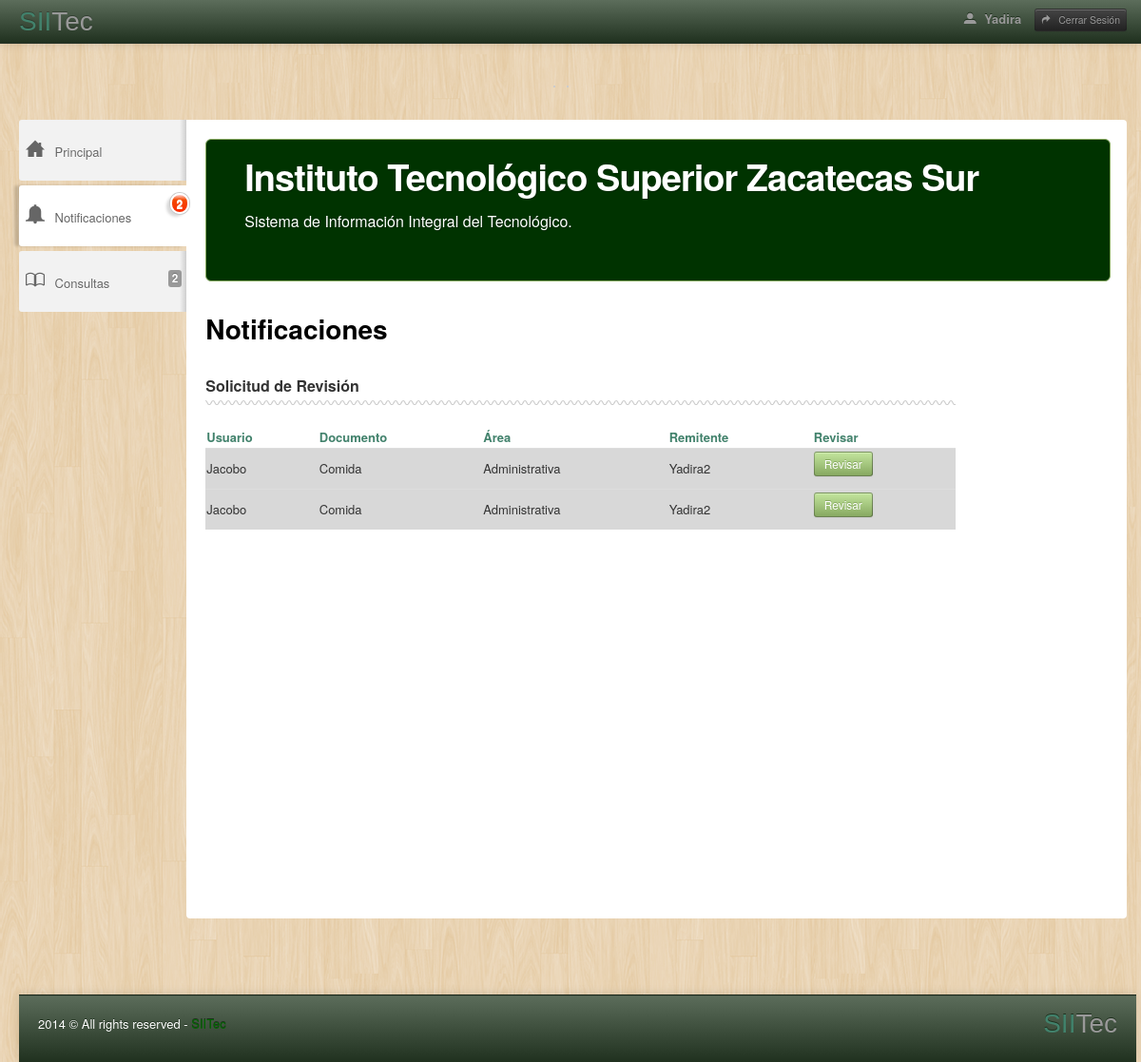
/Sitio/subdirector/Notificaciones.php (signed in), run on the app's committed database.
### tables this page shows
CREATE TABLE IF NOT EXISTS `Documento` (
  `idDocumento` int(11) NOT NULL AUTO_INCREMENT,
  `tipoDocumento` varchar(45) NOT NULL,
  `fechaDelDocumento` date NOT NULL,
  `fechaDeRecepcion` date NOT NULL,
  `fechaDeAsignacion` date NOT NULL,
  `fechaLimite` date NOT NULL,
  `folioDocumento` varchar(45) NOT NULL,
  `formatoDelDocumento` varchar(45) NOT NULL,
  `descripcion` text NOT NULL,
  `estatus` varchar(30) NOT NULL,
  `area` varchar(45) NOT NULL,
  `nombreDepend` varchar(45) NOT NULL,
  `nombreRemit` varchar(45) NOT NULL,
  `idRemit` int(11) NOT NULL,
  `idUsuario` int(11) NOT NULL,
  `sesionUsuario` varchar(45) DEFAULT NULL,
  `comentario` varchar(250) DEFAULT NULL,
  PRIMARY KEY (`idDocumento`),
  KEY `idRemit_idx` (`idRemit`),
  KEY `idUsuario_idx` (`idUsuario`)
);

CREATE TABLE IF NOT EXISTS `Usuario` (
  `idUsuario` int(11) NOT NULL AUTO_INCREMENT,
  `nombreUsuario` varchar(45) NOT NULL,
  `apellidoPat` varchar(45) NOT NULL,
  `apellidoMat` varchar(45) NOT NULL,
  `contrasena` varchar(45) NOT NULL,
  `area` varchar(45) NOT NULL,
  `preguntaSeguridad` varchar(80) NOT NULL,
  `respuesta` varchar(50) NOT NULL,
  `pass` varchar(45) NOT NULL,
  PRIMARY KEY (`idUsuario`)
);

### Sitio/subdirector/Notificaciones.php (the view, shortened to what this page needs)
<?php
    if($_SESSION["nombresesion"])
	{
		?>
         <?php
		require_once("conexion.php");
$guarda=0;
$consulta2 = "select * from Documento, Usuario where  Documento.estatus='Abierto'  and Usuario.nombreUsuario="."'".$_SESSION["nombresesion"]."' and Documento.area=Usuario.area";
$res2=mysql_query($consulta2, $con);
	while($row = @mysql_fetch_array($res2))
	{
		$guarda++;
	}
		?>
<!DOCTYPE html>
<html lang="en">
<head>
	<link href="css/molle.css" rel="stylesheet" type="text/css" />
	<link href="css/bootstrap.css" rel="stylesheet" />
	<link rel="stylesheet" href="css/icon-style.css" />
	<link href="css/bootstrap-responsive.css" rel="stylesheet" />
	<link href="css/radmin.css" rel="stylesheet" id="main-stylesheet" />
	<link href="css/radmin-responsive.css" rel="stylesheet" />
	<link rel="stylesheet" type="text/css" href="css/radmin-plugins.css" />
<meta http-equiv="Content-Type" content="text/html; charset=utf-8" /></head>
<body id="body-index">
	<div class="navbar navbar-inverse navbar-static-top">
		<div class="navbar-inner black-gradient">
			<div class="container-fluid">
				<a class="brand" href="Principal.php">
				<span class="rad">SII</span><span class="texto">Tec</span> </a>
				<div class="nav-collapse collapse">
					<p class="navbar-text pull-right">
						<a id="user-popover" href="#" class="navbar-link user-info"> <i class="radmin-icon radmin-user"></i>
							<?php echo $_SESSION["nombresesion"];?>
						</a>
						<a href="salir.php" class="btn btn-mini btn-inverse navbar-link logout"> <i class="radmin-icon radmin-redo"></i>
							Cerrar Sesión
						</a>
					</p>
				</div>
			</div>
		</div>
	</div>
	<div class="row-fluid">
		<div class="span12">&nbsp;</div>
	</div>
	<div class="row-fluid hidden-phone hidden-tablet">
		<div class="span12 top-stats">
			<ul class="top-nav-boxes">
			</ul>
			</div>
		</div>
	<div class="container-fluid main-container">
		<div class="row-fluid">
			<div class="span12">
				<div class="sidebar-nav">
					<ul class="nav nav-stacked left-menu">
						<li id="">
							<a href="Principal.php">
								<span class="box">
									<i class="radmin-icon radmin-home"></i>
								</span>
								<span class="hidden-tablet hidden-phone">Principal</span>
							</a>
						</li>
                        <li id="navigation-index">
							<a href="Notificaciones.php">
								<span class="box">
									<i class="radmin-icon radmin-bell"></i>
								</span>
								<span class="hidden-tablet hidden-phone">Notificaciones</span>
                                    <div class="notifications-wrapper" >
	          <div class="notifications"> <strong><?php echo $guarda; ?></strong> </div>
            </div>
						</a></li>
						<li class="accordion" id="navigation-components">
							<a class="accordion-toggle" data-toggle="collapse" data-parent="navigation-components" href="#collapse2">
								<span class="box">
									<i class="radmin-icon radmin-book"></i>
								</span>
								<span class="hidden-tablet hidden-phone">Consultas</span>
								<span class="label pull-right hidden-tablet hidden-phone">2</span>
							</a>
						</li>
					</ul>
				</div>
				<div class="container-fluid content-wrapper">
					<div class="row-fluid">
						<div class="span12">
							<div class="hero-unit">
							  <h1>Instituto Tecnológico Superior Zacatecas Sur</h1>
								<p>
									Sistema de Información Integral del Tecnológico.
								</p>
							</div>
						</div>
					</div>
					<div class="row-fluid">
						<div class="span12">
							<h2 class="welcome">
								<span class="text-info">Notificaciones</span>
							</h2>
						</div>
					</div>
					<div class="row-fluid">
						<div class="span10">
							<h4 class="title">Solicitud de Revisión</h4>
							<table class="table table-index">
								<thead>
									<tr>
										<th>Usuario</th>
										<th >Documento</th>
                                        <th >Área</th>
                                        <th >Remitente</th>
                                        <th >Revisar</th>
									</tr>
                                     <div class="squiggly-border"></div>
								</thead>
								<tbody>
                                 <?php
			$consulta2 = "select * from Documento, Usuario where   Usuario.nombreUsuario="."'".$_SESSION["nombresesion"]."' and Documento.area=Usuario.area";
$res1=mysql_query($consulta2, $con);
			$fecha= date ("Y-m-d");
	while($row = @mysql_fetch_array($res1))
	{
?>
    <?php
    if($row["estatus"]=="Abierto"){
$fechaLimite =date ($row['fechaLimite']);
    if($fechaLimite<=$fecha ){
	   $color2="#D8D8D8";
   }
		$area= $row['area'];
		$asunto= $row['tipoDocumento'];
		$nombre=$row['sesionUsuario'];
		$nombreDependencia=$row['nombreDepend'];
		$nombreRemitente=$row['nombreRemit'];
		$Descripcion=$row['descripcion'];
		$fechaDocumento=$row['fechaDelDocumento'];
		$idDocumento=$row['idDocumento'];
?>
									<tr>
										<td  bgcolor="<?php echo $color2; ?>" class="text"><?php echo $nombre; ?></td>
										<td bgcolor="<?php echo $color2; ?>" class="text"><?php echo $asunto; ?></td>
                                        <td bgcolor="<?php echo $color2; ?>" class="text"><?php echo $area; ?></td>
                                        <td bgcolor="<?php echo $color2; ?>" class="text"><?php echo "Yadira2"; ?></td>
                                        <td bgcolor="<?php echo $color2; ?>" class="text"><p><a href= "RevisaNotificaciones.php?asunto=<?php echo $asunto ?>&dependencia=<?php echo $nombreDependencia ?>&remitente=<?php echo $nombreRemitente ?>&area=<?php echo $area ?>&descripcion=<?php echo $Descripcion ?>&usuario=<?php echo $nombre ?>&fechalimite=<?php echo $fechaLimite;?>&fechadocumento=<?php echo $fechaDocumento;?>&idDocumento=<?php echo $idDocumento;?>"><button class="btn btn-small btn-success" type="button">Revisar</button> </a> </p></td>
									</tr>
                                <?php
	}
	?>
	<?php
	}
                               ?>
								</tbody>
							</table>
						</div>
					</div>
					<div class="row-fluid">
						<div class="span12">&nbsp;</div>
					</div>
			  </div>
		<div class="row-fluid">
			<div class="span12">&nbsp;</div>
		</div>
	</div>
</div>
<footer class="black-gradient">
	<a class="brand pull-right" href="index.html">
	<span class="rad">SII</span><span class="texto">Tec</span> </a>
	<div class="square-turtle pull-left">
		<p>
			2014 &copy; All rights reserved -
			<a href="http://www.squareturtle.com.au" target="_blank">SIITec</a>
		</p>
	</div>
</footer>
</body>
</html>
<?php
}
else
{
echo("<script type='text/javascript'>
	  alert('No existe ninguna sesion abierta, favor de AUTENTIFICARSE');
	  window.location='../index.html';</script>");
}
?>

### Sitio/subdirector/css/radmin-responsive.css (style rules this page uses)
@media (min-width: 980px) and (max-width: 1200px) { div.container-fluid.content-wrapper { padding-right: 17px; } }
@media (min-width: 980px) and (max-width: 1200px) { ul.left-menu li { font-size: 13px; padding: 10px 5px 10px 7px; } }
@media (min-width: 980px) and (max-width: 1200px) { ul.left-menu li span.box { padding-right: 5px; } }

### Sitio/subdirector/Notificaciones.php (style rules this page uses)
a:link { color: #006600; }
.texto { font-family: Verdana, Geneva, sans-serif; }
#body-index .black-gradient .brand.pull-right .rad { font-family: Verdana, Geneva, sans-serif; }
#body-index .navbar.navbar-inverse.navbar-static-top .navbar-inner.black-gradient .container-fluid .brand .rad { font-family: Verdana, Geneva, sans-serif; }

### data on the page
documento: sesionUsuario "Jacobo", tipoDocumento "Comida", usuario.area "Administrativa"
documento: sesionUsuario "Jacobo", tipoDocumento "Comida", usuario.area "Administrativa"

### other printed values
$_SESSION["nombresesion"] "Yadira"
$guarda "2"
